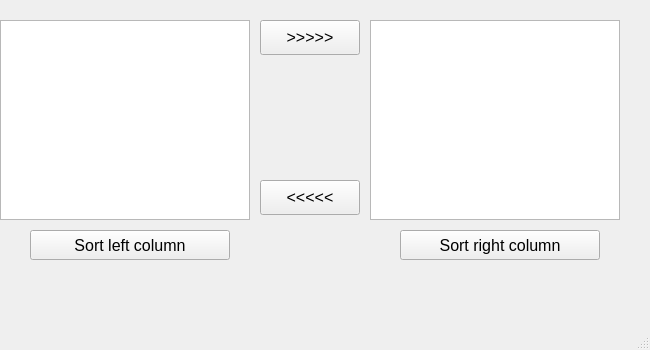
<?xml version="1.0" encoding="UTF-8"?>
<ui version="4.0">
 <class>MainWindow</class>
 <widget class="QMainWindow" name="MainWindow">
  <property name="geometry">
   <rect>
    <x>0</x>
    <y>0</y>
    <width>650</width>
    <height>350</height>
   </rect>
  </property>
  <property name="windowTitle">
   <string>MainWindow</string>
  </property>
  <widget class="QWidget" name="centralwidget">
   <widget class="QListWidget" name="lc">
    <property name="geometry">
     <rect>
      <x>0</x>
      <y>20</y>
      <width>250</width>
      <height>200</height>
     </rect>
    </property>
    <property name="font">
     <font>
      <pointsize>12</pointsize>
     </font>
    </property>
    <property name="focusPolicy">
     <enum>Qt::NoFocus</enum>
    </property>
   </widget>
   <widget class="QListWidget" name="rc">
    <property name="geometry">
     <rect>
      <x>370</x>
      <y>20</y>
      <width>250</width>
      <height>200</height>
     </rect>
    </property>
    <property name="font">
     <font>
      <pointsize>12</pointsize>
     </font>
    </property>
    <property name="focusPolicy">
     <enum>Qt::NoFocus</enum>
    </property>
   </widget>
   <widget class="QPushButton" name="sortleft">
    <property name="geometry">
     <rect>
      <x>30</x>
      <y>230</y>
      <width>200</width>
      <height>30</height>
     </rect>
    </property>
    <property name="font">
     <font>
      <pointsize>12</pointsize>
     </font>
    </property>
    <property name="text">
     <string>Sort left column</string>
    </property>
   </widget>
   <widget class="QPushButton" name="sortright">
    <property name="geometry">
     <rect>
      <x>400</x>
      <y>230</y>
      <width>200</width>
      <height>30</height>
     </rect>
    </property>
    <property name="font">
     <font>
      <pointsize>12</pointsize>
     </font>
    </property>
    <property name="text">
     <string>Sort right column</string>
    </property>
   </widget>
   <widget class="QPushButton" name="movetoright">
    <property name="geometry">
     <rect>
      <x>260</x>
      <y>20</y>
      <width>100</width>
      <height>35</height>
     </rect>
    </property>
    <property name="font">
     <font>
      <pointsize>12</pointsize>
     </font>
    </property>
    <property name="text">
     <string>&gt;&gt;&gt;&gt;&gt;</string>
    </property>
   </widget>
   <widget class="QPushButton" name="movetoleft">
    <property name="geometry">
     <rect>
      <x>260</x>
      <y>180</y>
      <width>100</width>
      <height>35</height>
     </rect>
    </property>
    <property name="font">
     <font>
      <pointsize>12</pointsize>
     </font>
    </property>
    <property name="text">
     <string>&lt;&lt;&lt;&lt;&lt;</string>
    </property>
   </widget>
  </widget>
  <widget class="QMenuBar" name="menubar">
   <property name="geometry">
    <rect>
     <x>0</x>
     <y>0</y>
     <width>650</width>
     <height>21</height>
    </rect>
   </property>
  </widget>
  <widget class="QStatusBar" name="statusbar"/>
 </widget>
 <resources/>
 <connections/>
</ui>
